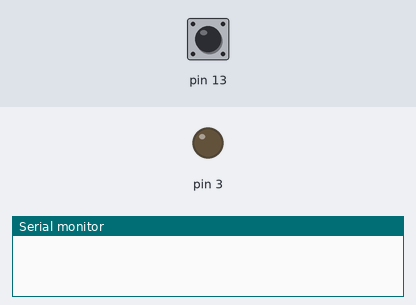
This sketch was run on a simulated Arduino Uno, built with avr-gcc and run on an emulated ATmega328P. Shown: output pins drawn as LEDs (lit = HIGH), the last lines printed to the serial monitor. The test bench sets the inputs (shaded band); at power-on: pin 13 LOW.

Above: at 1.2 s.
1.3 s: pin 13 pulsed HIGH 5 times (0.12 s each, 0.3 s apart)
At 2.17 s:
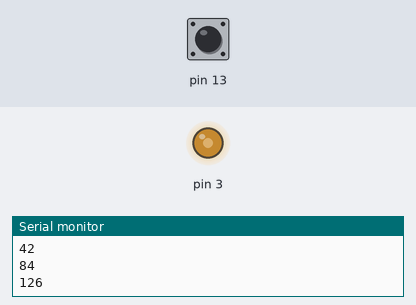
At 3.7 s:
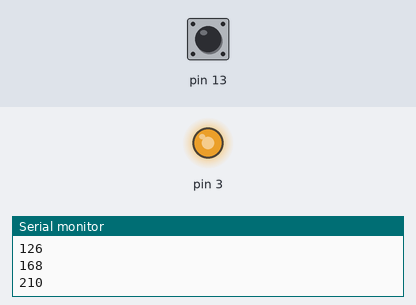
Timing chart, 0 to 5.2 s (numbered marks = the images above; inputs shaded):
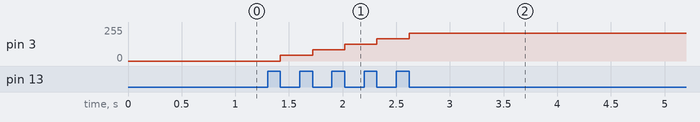

The sketch:

buton_ile_led_yakma_s_rayla.ino
```cpp
int deger = 0;

void setup()
{
  pinMode(13, INPUT);
  Serial.begin(9600);

  pinMode(3, OUTPUT);
}

void loop()
{
  if (digitalRead(13) == 1) {
    while (digitalRead(13) == 1) {
    }
    deger += 42.5;
    if (deger > 255) {
      deger = 0;
    }
    Serial.println(deger);
    analogWrite(3, deger);
  }
  delay(10);
}
```

Measured:
- after the input at 1.3 s, pin 3: moves from 0/255 to 210/255 over 1.2 s, starting after 0.12 s
